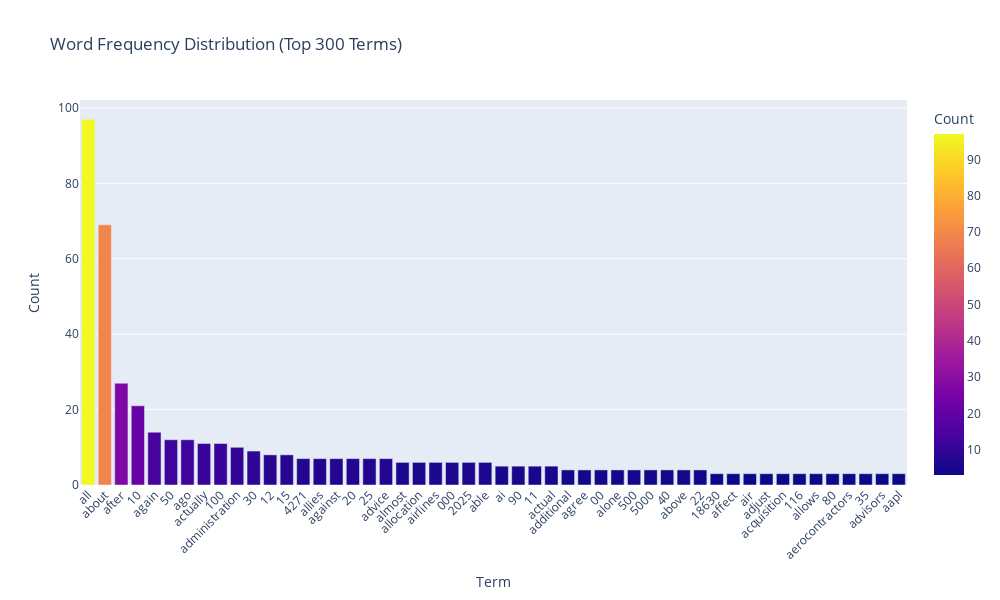

Notebook source saved alongside this figure:
### Code cell
df_plot = pd.DataFrame({
    "term": count_vect.get_feature_names_out()[:300],
    "frequency": term_frequencies[:300]
})
df_top50 = df_plot.sort_values(by='frequency', ascending=False).head(50) # get top 50 terms

fig = px.bar(
    df_top50,
    x="term",
    y="frequency",
    title="Word Frequency Distribution (Top 300 Terms)",
    labels={"term": "Term", "frequency": "Count"},
    color="frequency",
    # color_continuous_scale="Viridis"  # "Plasma", "Blues", "Magma"
)

fig.update_layout(
    xaxis_tickangle=-45,
    width=1000,
    height=600,
    showlegend=False
)

fig.show()

### Figure 1 — Plotly figure (JSON) as saved in the notebook; plotly's stock layout.template omitted (floating-point values rounded to 4 significant figures)
{"data": [{"hovertemplate": "Term=%{x}<br>Count=%{marker.color}<extra></extra>", "legendgroup": "", "marker": {"color": [97, 69, 27, 21, 14, 12, 12, 11, 11, 10, 9, 8, 8, 7, 7, 7, 7, 7, 7, 6, 6, 6, 6, 6, 6, 5, 5, 5, 5, 4, 4, 4, 4, 4, 4, 4, 4, 4, 3, 3, 3, 3, 3, 3, 3, 3, 3, 3, 3, 3], "coloraxis": "coloraxis", "pattern": {"shape": ""}}, "name": "", "orientation": "v", "showlegend": false, "textposition": "auto", "type": "bar", "x": ["all", "about", "after", "10", "again", "50", "ago", "actually", "100", "administration", "30", "12", "15", "4271", "allies", "against", "20", "25", "advice", "almost", "allocation", "airlines", "000", "2025", "able", "ai", "90", "11", "actual", "additional", "agree", "00", "alone", "500", "5000", "40", "above", "22", "18630", "affect", "air", "adjust", "acquisition", "116", "allows", "80", "aerocontractors", "35", "advisors", "aapl"], "xaxis": "x", "y": [97, 69, 27, 21, 14, 12, 12, 11, 11, 10, 9, 8, 8, 7, 7, 7, 7, 7, 7, 6, 6, 6, 6, 6, 6, 5, 5, 5, 5, 4, 4, 4, 4, 4, 4, 4, 4, 4, 3, 3, 3, 3, 3, 3, 3, 3, 3, 3, 3, 3], "yaxis": "y"}], "layout": {"barmode": "relative", "coloraxis": {"colorbar": {"title": {"text": "Count"}}, "colorscale": [[0, "#0d0887"], [0.1111, "#46039f"], [0.2222, "#7201a8"], [0.3333, "#9c179e"], [0.4444, "#bd3786"], [0.5556, "#d8576b"], [0.6667, "#ed7953"], [0.7778, "#fb9f3a"], [0.8889, "#fdca26"], [1, "#f0f921"]]}, "height": 600, "legend": {"tracegroupgap": 0}, "showlegend": false, "title": {"text": "Word Frequency Distribution (Top 300 Terms)"}, "width": 1000, "xaxis": {"anchor": "y", "domain": [0, 1], "tickangle": -45, "title": {"text": "Term"}}, "yaxis": {"anchor": "x", "domain": [0, 1], "title": {"text": "Count"}}}}
